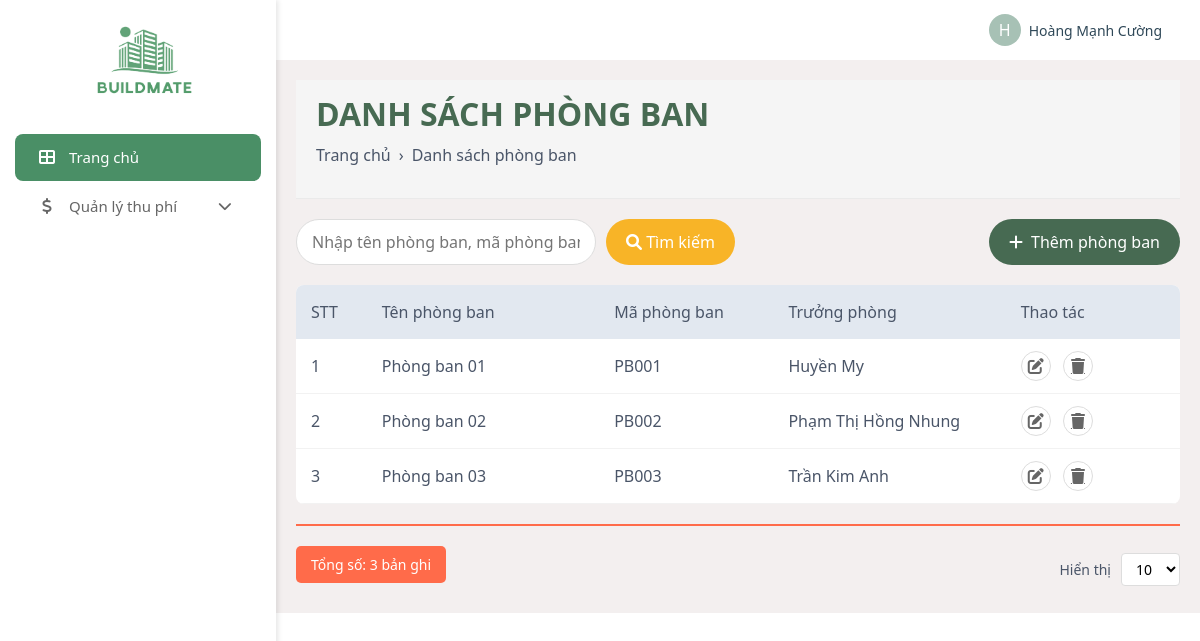
/admin/data-info/department_management.php (signed in), run on the app's committed database.
### tables this page shows
CREATE TABLE `departments` (
  `ID` int(11) NOT NULL,
  `Name` varchar(255) DEFAULT NULL,
  `Code` varchar(255) NOT NULL,
  `PhoneNumber` varchar(20) DEFAULT NULL,
  `Email` varchar(255) DEFAULT NULL,
  `Description` text DEFAULT NULL,
  `DepartmentManagerID` int(11) DEFAULT NULL
);

CREATE TABLE `staffs` (
  `ID` int(11) NOT NULL,
  `Name` varchar(255) DEFAULT NULL,
  `Email` varchar(255) DEFAULT NULL,
  `PhoneNumber` varchar(20) DEFAULT NULL,
  `Position` varchar(100) DEFAULT NULL,
  `Address` text DEFAULT NULL,
  `DepartmentId` int(11) NOT NULL,
  `NationalID` varchar(50) DEFAULT NULL,
  `Status` enum('active','inactive') DEFAULT 'active'
);

### admin/data-info/department_management.php (the view, shortened to what this page needs)
<?php
include '../../database/DBController.php';
$records_per_page = isset($_GET['per_page']) ? (int)$_GET['per_page'] : 10;
$page = isset($_GET['page']) ? (int)$_GET['page'] : 1;
$offset = ($page - 1) * $records_per_page;
$search_term = isset($_GET['search']) ? mysqli_real_escape_string($conn, $_GET['search']) : '';
$count_query = mysqli_query($conn, "SELECT COUNT(*) as total FROM Departments" .
    (!empty($search_term) ? " WHERE Name LIKE '%$search_term%' OR Code LIKE '%$search_term%'" : ""));
$total_records = mysqli_fetch_assoc($count_query)['total'];
$select_departments = mysqli_query($conn, "SELECT d.*, s.Name as ManagerName
    FROM Departments d
    LEFT JOIN Staffs s ON d.DepartmentManagerID = s.ID
    " . (!empty($search_term) ? "WHERE d.Name LIKE '%$search_term%' OR d.Code LIKE '%$search_term%'" : "") . "
    ORDER BY d.Name
    LIMIT $offset, $records_per_page");
?>
<!DOCTYPE html>
<html lang="en">
<head>
    <link rel="stylesheet" href="https://cdnjs.cloudflare.com/ajax/libs/font-awesome/6.0.0/css/all.min.css">
    <link href="https://cdn.jsdelivr.net/npm/bootstrap@5.3.0/dist/css/bootstrap.min.css" rel="stylesheet">
    <link rel="stylesheet" href="../css/admin_style.css">
</head>
<body>
    <div class="d-flex">
        <?php include '../admin_navbar.php'; ?>
        <div style="width: 100%;">
            <?php include '../admin_header.php'; ?>
            <div class="manage-container">
                <div class="page-header">
                    <h2 style="font-weight: bold; color: #476a52; margin-bottom: 10px; text-transform: uppercase;">DANH SÁCH PHÒNG BAN</h2>
                    <div class="breadcrumb">
                        <a href="/webquanlytoanha/admin/dashboard.php">Trang chủ</a>
                        <span style="margin: 0 8px;">›</span>
                        <span>Danh sách phòng ban</span>
                    </div>
                </div>
                <div class="search-container">
                    <div class="d-flex">
                        <form action="" method="GET" class="d-flex">
                            <input type="text" name="search" class="search-input"
                                placeholder="Nhập tên phòng ban, mã phòng ban"
                                value="<?php echo isset($_GET['search']) ? htmlspecialchars($_GET['search']) : ''; ?>">
                            <button type="submit" class="search-btn">
                                <i class="fas fa-search"></i> Tìm kiếm
                            </button>
                        </form>
                    </div>
                    <button type="button" class="add-btn" data-bs-toggle="modal" data-bs-target="#addDepartmentModal">
                        <i class="fas fa-plus"></i> Thêm phòng ban
                    </button>
                </div>
                <table class="company-table">
                    <thead>
                        <tr>
                            <th width="5%">STT</th>
                            <th width="20%">Tên phòng ban</th>
                            <th width="15%">Mã phòng ban</th>
                            <th width="20%">Trưởng phòng</th>
                            <th width="15%">Thao tác</th>
                        </tr>
                    </thead>
                    <tbody>
                        <?php
                        if(mysqli_num_rows($select_departments) > 0) {
                            $counter = $offset + 1;
                            while($department = mysqli_fetch_assoc($select_departments)) {
                                ?>
                                <tr>
                                    <td><?php echo $counter++; ?></td>
                                    <td><?php echo $department['Name']; ?></td>
                                    <td><?php echo $department['Code']; ?></td>
                                    <td><?php echo $department['ManagerName'] ?? 'Chưa có'; ?></td>
                                    <td>
                                        <button type="button" class="action-btn btn-edit"
                                            onclick='editDepartment(<?php echo json_encode($department); ?>)'>
                                            <i class="fas fa-edit"></i>
                                        </button>
                                        <a href="?delete=<?php echo $department['ID']; ?>"
                                        class="action-btn btn-delete"
                                        onclick="return confirm('Bạn có chắc chắn muốn xóa phòng ban này?')">
                                            <i class="fas fa-trash"></i>
                                        </a>
                                    </td>
                                </tr>
                                <?php
                            }
                        } else {
                            echo '<tr><td colspan="5" class="text-center">Không có phòng ban nào</td></tr>';
                        }
                        ?>
                    </tbody>
                </table>
                <div class="separator-line"></div>
                <div class="pagination">
                    <div class="total-count">Tổng số: <?php echo $total_records; ?> bản ghi</div>
                    <div class="items-per-page">
                        <span>Hiển thị</span>
                        <select class="dropdown-per-page" onchange="window.location.href='?project_id=<?php echo $project_id; ?>&page=1&per_page='+this.value+'<?php echo !empty($search_term) ? '&search='.urlencode($search_term) : ''; ?>'">
                            <option value="10" <?php echo ($records_per_page == 10) ? 'selected' : ''; ?>>10</option>
                        </select>
                    </div>
                </div>
            </div>
        </div>
    </div>
</body>
</html>

### admin/css/admin_style.css (style rules this page uses)
* { margin: 0; padding: 0; box-sizing: border-box; }
body { margin: 0; font-family: Arial, sans-serif; }
.manage-container { width: calc(100% - 250px); }

### admin/data-info/department_management.php (style rules this page uses)
body { background-color: #f5f5f5; font-family: 'Segoe UI', Tahoma, Geneva, Verdana, sans-serif; }
.page-header { background-color: #f5f5f5; padding: 15px 20px; color: #4a5568; border-bottom: 1px solid #eaeaea; }
.breadcrumb { display: flex; align-items: center; margin-bottom: 0; padding: 0; background-color: transparent; font-size: 14px; }
.breadcrumb a { color: #4a5568; text-decoration: none; }
.search-container { display: flex; justify-content: space-between; margin: 20px 0; }
.search-input { width: 300px; padding: 10px 15px; border: 1px solid #ddd; border-radius: 50px; outline: none; }
.search-btn { padding: 8px 20px; border: none; border-radius: 50px; background-color: #f8b427; color: white; cursor: pointer; margin-left: 10px; }
.add-btn { padding: 10px 20px; border: none; border-radius: 50px; background-color: #476a52; color: white; cursor: pointer; display: flex; align-items: center; gap: 8px; text-decoration: none; }
.company-table { width: 100%; background-color: white; border-radius: 8px; overflow: hidden; margin-top: 20px; border-collapse: collapse; }
.company-table th { background-color: #e2e8f0; color: #4a5568; text-align: left; padding: 15px; font-weight: 500; }
.company-table td { padding: 12px 15px; border-bottom: 1px solid #f2f2f2; color: #4a5568; }
.action-btn { width: 30px; height: 30px; border-radius: 50%; display: inline-flex; align-items: center; justify-content: center; border: 1px solid #ddd; background: white; margin-right: 8px; color: #666; cursor: pointer; }
.pagination { display: flex; justify-content: space-between; align-items: center; margin-top: 20px; font-size: 14px; color: #4a5568; }
.items-per-page { display: flex; align-items: center; gap: 10px; }
.dropdown-per-page { padding: 5px 10px; border: 1px solid #ddd; border-radius: 4px; background-color: white; }
.manage-container { background:rgb(243, 239, 239) !important; width: 100%; padding: 20px; }
.separator-line { height: 2px; background-color: #ff6b4a; margin: 20px 0; }
.total-count { padding: 8px 15px; background-color: #ff6b4a; color: white; border-radius: 5px; display: inline-block; font-weight: 500; margin-bottom: 10px; }

### data on the page
departments: Name "Phòng ban 01", Code "PB001", DepartmentManagerID.Name "Huyền My"
departments: Name "Phòng ban 02", Code "PB002", DepartmentManagerID.Name "Phạm Thị Hồng Nhung"
departments: Name "Phòng ban 03", Code "PB003", DepartmentManagerID.Name "Trần Kim Anh"

### other printed values
substr($name, 0, 1) "H"
$name "Hoàng Mạnh Cường"
$total_records "3"
